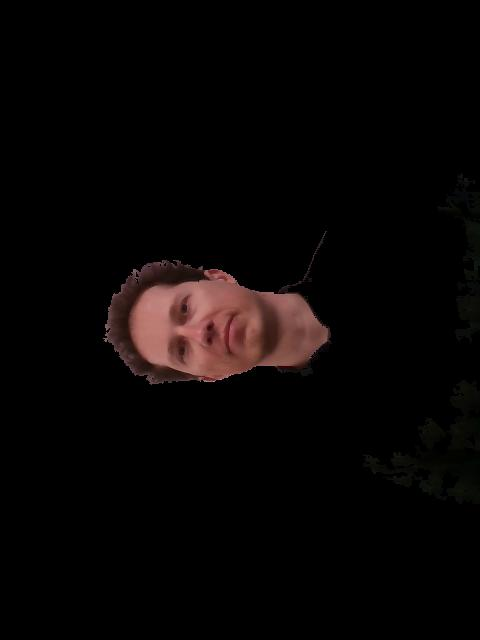
%> input picture face_1.jpg, 480 x 640 px
$ octave Sift2.m   (GNU Octave 9; MATLAB toolbox functions it lacks are replaced by stand-ins)
%> lines starting %> are read from the running program, lines starting %| are printed output that depends on the picture
%% Initialization
% Here, the x-axis correspond to coloum, while the y-axis correspond to row
clear all; close all;

images = [imread('face_1.jpg'), imread('face_2.jpg'), imread('face_3.jpg'), imread('face_4.jpg')];
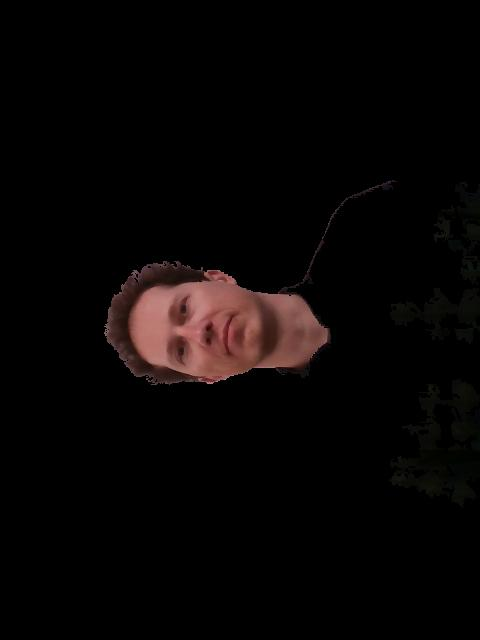
%> input picture face_2.jpg, 480 x 640 px
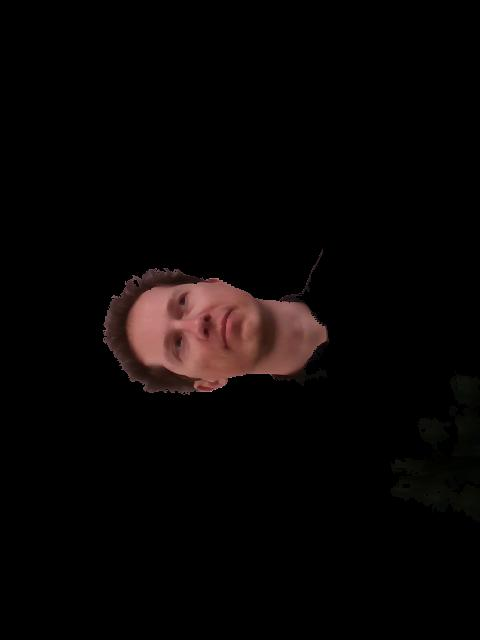
%> input picture face_3.jpg, 480 x 640 px
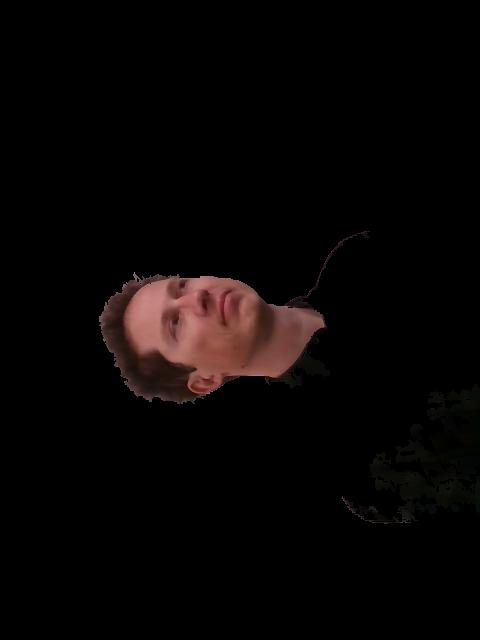
%> input picture face_4.jpg, 480 x 640 px
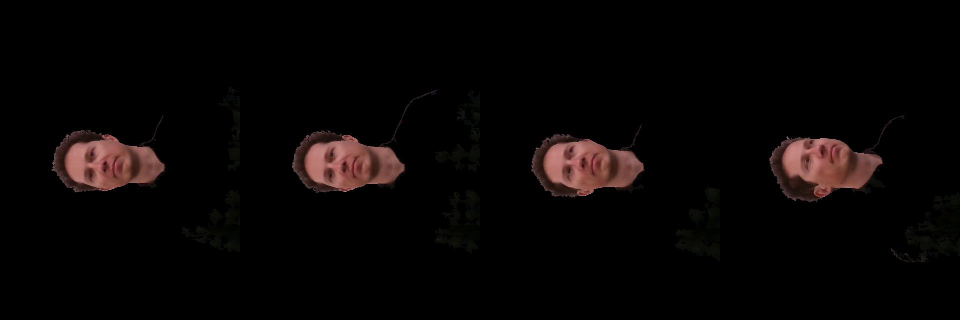
%> images: size 640x1920x3 uint8 (shown at 1/2 size); mean R, G, B 8.2, 5.1, 4.6

%> (the run ends here)
